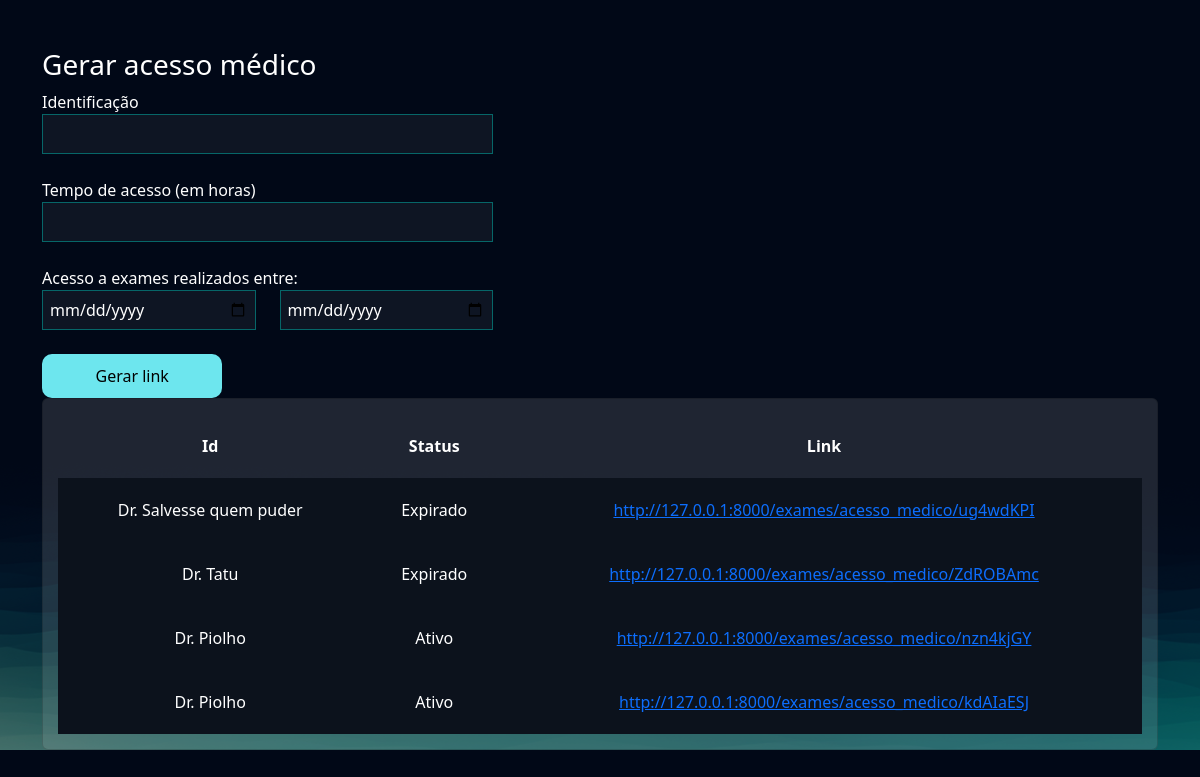
Before: /exames/gerar_acesso_medico/ (signed in) with the older database file.
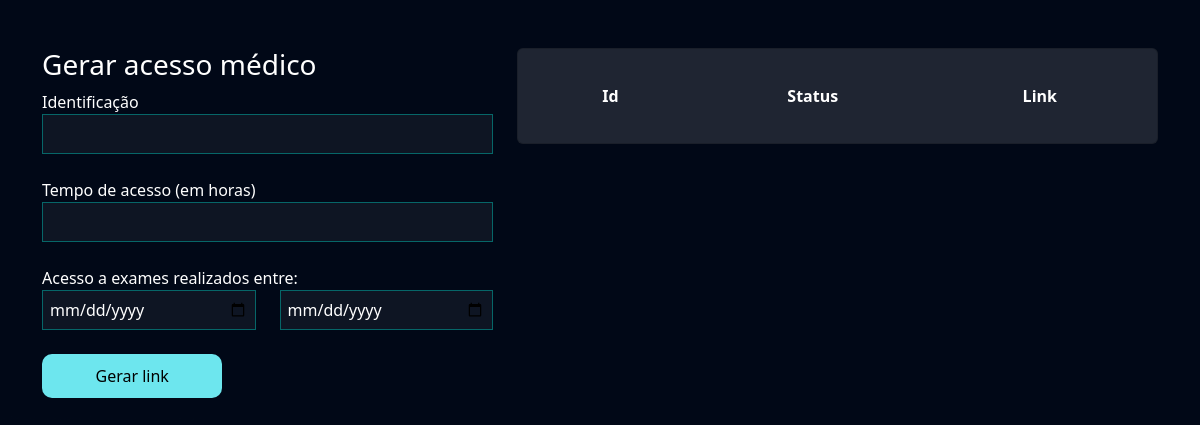
After: the same page with the newer database file.
### exames/models.py (models this page shows, shortened)
class AcessoMedico(models.Model):
    usuario = models.ForeignKey(User, on_delete=models.DO_NOTHING)
    identificacao = models.CharField(max_length=50)
    tempo_de_acesso = models.IntegerField() # Em horas
    criado_em = models.DateTimeField()
    data_exames_iniciais = models.DateField()
    data_exames_finais = models.DateField()
    token = models.CharField(max_length=20, null=True, blank=True)
    @property
    def status(self):
        return 'Expirado' if timezone.now() > (self.criado_em + timedelta(hours=self.tempo_de_acesso)) else 'Ativo'
    @property
    def url(self):
        return f'http://127.0.0.1:8000/exames/acesso_medico/{self.token}'

### exames/views.py (the view, shortened to what this page needs)
# urls.py: path("gerar_acesso_medico/", views.gerar_acesso_medico, name="gerar_acesso_medico"),
@login_required
def gerar_acesso_medico(request):
    if request.method == "GET":
        acessos_medico = AcessoMedico.objects.filter(usuario=request.user)
        return render(request, 'gerar_acesso_medico.html', {'acessos_medico':acessos_medico})

### exames/templates/gerar_acesso_medico.html (shortened to what this page needs)
{% extends "bases/base.html" %}
{% load static %}
{% block 'head' %}
    <link href="{% static 'exames/css/css.css' %}" rel="stylesheet">
    <link href="{% static 'exames/css/gerenciar_pedidos.css' %}" rel="stylesheet">
{% endblock 'head' %}
{% block 'conteudo' %}
    <br>
    <br>
    <div class="container">
        <div class="row">
            <div class="col-md-5">
                <h3>Gerar acesso médico</h3>
                <form action="{% url "gerar_acesso_medico" %}" method="POST">{% csrf_token %}
                    <label for="">Identificação</label>
                    <br>
                    <input style="width: 100%" type="text" name="identificacao" id="" class="input-default">
                    <br>
                    <br>
                    <label for="">Tempo de acesso (em horas)</label>
                    <br>
                    <input style="width: 100%" type="number" name="tempo_de_acesso" id="" class="input-default">
                    <br>
                    <br>
                    <div class="row">
                        <label for="">Acesso a exames realizados entre:</label>
                        <div class="col-md">
                            <input style="width: 100%" type="date" name="data_exame_inicial" id="" class="input-default">
                        </div>
                        <div class="col-md">
                            <input style="width: 100%" type="date" name="data_exame_final" id="" class="input-default">
                            <br>
                            <br>
                        </div>
                    </div>
                    <input style="width: 40%" type="submit" class="btn-default" value="Gerar link">
                </form>
            </div>
            <div class="col-md">
                <div class="card">
                    <table style="text-align: center">
                        <tr>
                          <th>Id</th>
                          <th>Status</th>
                          <th>Link</th>
                        </tr>
                        {% for acesso in acessos_medico %}
                            <tr class="linha-tabela">
                                <td>{{acesso.identificacao}}</td>
                                <td>{{acesso.status}}</td>
                                <td><a href="{{acesso.url}}">{{acesso.url}}</a></td>
                            </tr>
                        {% endfor %}
                    </table>
                </div>
            </div>
        </div>
    </div>
{% endblock 'conteudo' %}

### templates/bases/base.html (shortened to what this page needs)
{% load static %}
<!DOCTYPE html>
<html lang="pt-BR">
<head>
    <link rel="stylesheet" href="https://cdn.jsdelivr.net/npm/bootstrap@5.3.1/dist/css/bootstrap.min.css">
    <link rel="stylesheet" href="{% static "/geral/css/base.css" %}">
    {% block 'head' %}{% endblock %}
</head>
<body>
    {% block 'conteudo' %}{% endblock %}
</body>
</html>

### templates/static/geral/css/base.css (style rules this page uses)
:root { --main-color: #151C34; --dark-color: #0C121C ; --light-color: #6DE6EE; --contrast-color: #f4c96b; --differential-color: #066668; }
* { color: white; }
.input-default { background-color: rgba(255,255,255,0.05); border: 1px solid var(--differential-color); padding: 7px; width: 50%; }
.btn-default { background-color: var(--light-color); color: black; width: 15%; padding: 10px; border: none; border-radius: 10px; }

### templates/static/exames/css/css.css (style rules this page uses)
body { background-image: url('/static/geral/img/bg2.png'); background-size: cover; }
.card { background-color: rgba(217, 217, 217, .14); color: white; padding: 15px; }

### templates/static/exames/css/gerenciar_pedidos.css (style rules this page uses)
td, th { padding: 20px; }

Changed rows visible on the page:
removed AcessoMedico: identificacao "Dr. Salvesse quem puder", status "Expirado", url "http://127.0.0.1:8000/exames/acesso_medico/ug4wdKPI"
removed AcessoMedico: identificacao "Dr. Tatu", status "Expirado", url "http://127.0.0.1:8000/exames/acesso_medico/ZdROBAmc"
removed AcessoMedico: identificacao "Dr. Piolho", status "Ativo", url "http://127.0.0.1:8000/exames/acesso_medico/nzn4kjGY"
removed AcessoMedico: identificacao "Dr. Piolho", status "Ativo", url "http://127.0.0.1:8000/exames/acesso_medico/kdAIaESJ"
